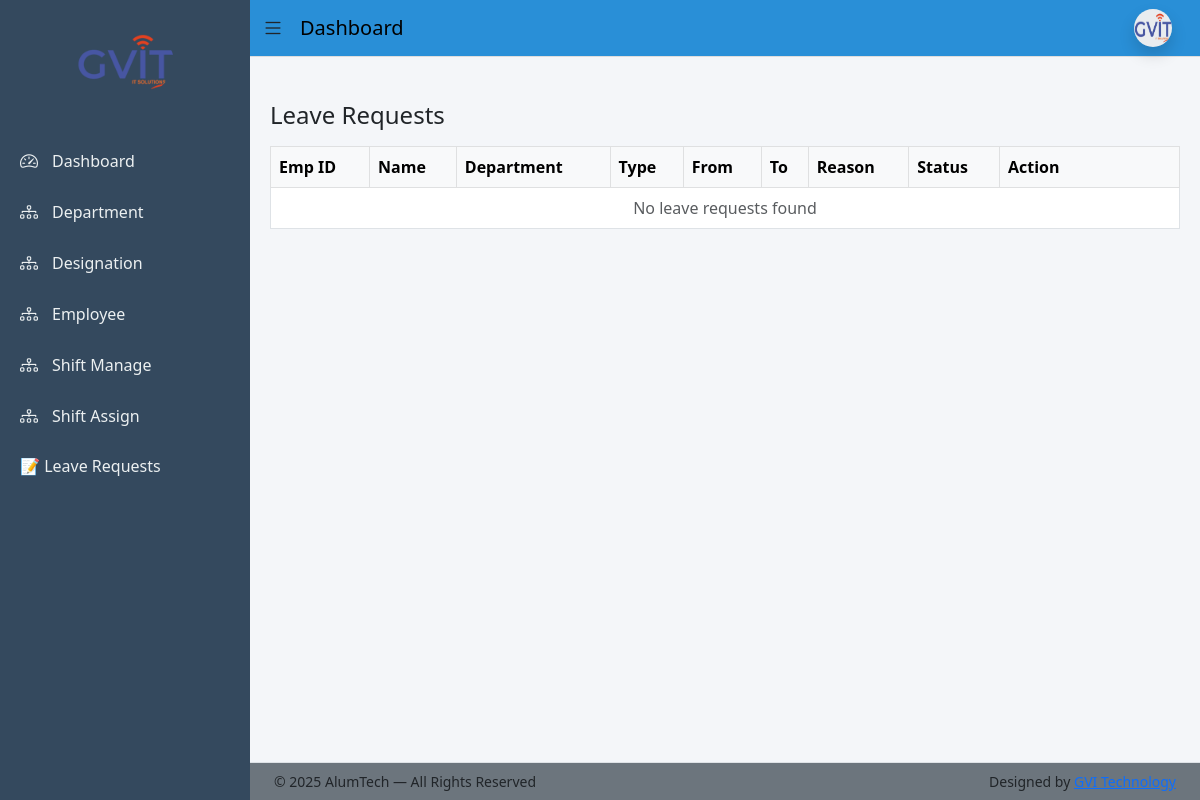
/leave/manage/ (signed in), run on an earlier commit of the app's database.
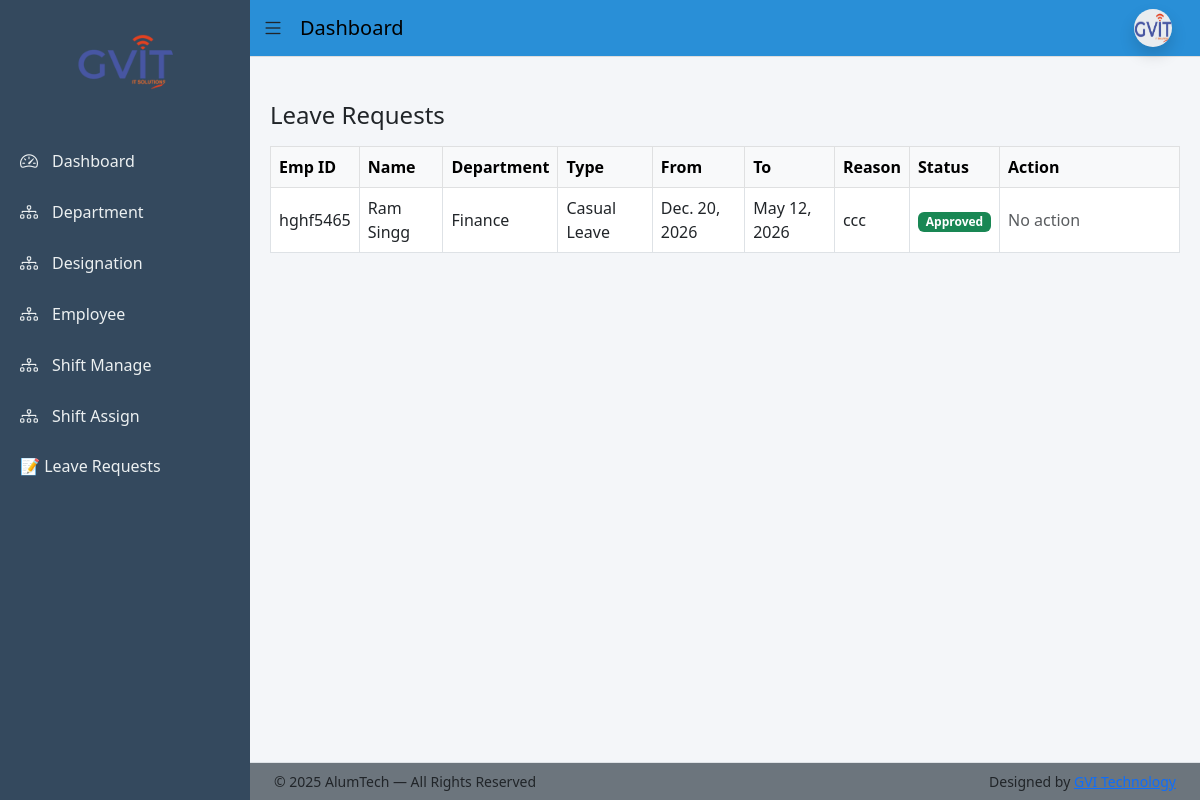
And on a later commit of the database.
### app/models.py (models this page shows, shortened)
class Leave(models.Model):
    LEAVE_TYPE_CHOICES = [
        ('CL', 'Casual Leave'),
        ('SL', 'Sick Leave'),
        ('PL', 'Paid Leave'),
    ]
    STATUS_CHOICES = [
        ('Pending', 'Pending'),
        ('Approved', 'Approved'),
        ('Rejected', 'Rejected'),
    ]
    employee = models.ForeignKey(
        Employee,
        on_delete=models.CASCADE,
        related_name='leaves'
    )
    leave_type = models.CharField(
        max_length=20,
        choices=LEAVE_TYPE_CHOICES
    )
    start_date = models.DateField()
    end_date = models.DateField()
    reason = models.TextField()
    status = models.CharField(
        max_length=20,
        choices=STATUS_CHOICES,
        default='Pending'
    )
    applied_at = models.DateTimeField(auto_now_add=True)
    reviewed_by = models.ForeignKey(
        User,
        on_delete=models.SET_NULL,
        null=True,
        blank=True
    )
    reviewed_at = models.DateTimeField(null=True, blank=True)

class Employee(models.Model):
    BLOOD_GROUP_CHOICES = [
        ('A+', 'A+'), ('A-', 'A-'),
        ('B+', 'B+'), ('B-', 'B-'),
        ('O+', 'O+'), ('O-', 'O-'),
        ('AB+', 'AB+'), ('AB-', 'AB-'),
    ]
    BACHELOR_CHOICES = [
        ('BCom', 'B.Com'),
        ('BSc', 'B.Sc'),
        ('BA', 'B.A'),
        ('BTech', 'B.Tech'),
    ]
    MASTER_CHOICES = [
        ('MCom', 'M.Com'),
        ('MSc', 'M.Sc'),
        ('MA', 'M.A'),
        ('MTech', 'M.Tech'),
    ]
    first_name = models.CharField(max_length=50)
    middle_name = models.CharField(max_length=50, blank=True)
    last_name = models.CharField(max_length=50)
    gender = models.CharField(max_length=10,choices=[('Male','Male'),('Female','Female'),('Other','Other')])
    blood_group = models.CharField(max_length=10, choices=BLOOD_GROUP_CHOICES, blank=True, null=True)
    date_of_birth = models.DateField(null=True, blank=True)
    father_name = models.CharField(max_length=100, blank=True)
    mother_name = models.CharField(max_length=100, blank=True)
    user = models.OneToOneField(User, on_delete=models.CASCADE, null=True, blank=True, related_name='employee_profile')
    email = models.EmailField(unique=True)
    contact_no = models.CharField(max_length=15)
    emergency_contact = models.CharField(max_length=15)
    address = models.TextField(blank=True, null=True)
    permanent_address = models.TextField(blank=True, null=True)
    bachelor_degree = models.CharField(max_length=10, choices=BACHELOR_CHOICES, blank=True, null=True)
    master_degree = models.CharField(max_length=10, choices=MASTER_CHOICES, blank=True, null=True)
    employee_id = models.CharField(max_length=20, unique=True)
    department = models.ForeignKey(Department, on_delete=models.PROTECT)
    designation = models.ForeignKey(Designation, on_delete=models.PROTECT)
    date_of_joining = models.DateField(blank=True, null=True)
    photo = models.ImageField(upload_to='employees/', blank=True, null=True)
    pan_no = models.CharField(max_length=10,blank=True,null=True)
    Aadhar_no = models.CharField(max_length=12,blank=True,null=True)
    Bank_name = models.CharField(max_length=50,blank=True,null=True)
    acc_no = models.CharField(max_length=15,blank=True,null=True)
    ifsc_no = models.CharField(max_length=15,blank=True,null=True)
    branch_name = models.CharField(max_length=50,blank=True,null=True)
    is_active = models.BooleanField(default=True)
    created_at = models.DateTimeField(auto_now_add=True)
    generated_at = models.DateField(blank=True, null=True)
    created_by = models.ForeignKey(User, on_delete=models.SET_NULL, null=True, blank=True, related_name='created_employees')
    def full_name(self):
        return f"{self.first_name} {self.middle_name} {self.last_name}".strip()

class Department(models.Model):
    name = models.CharField(max_length=100, unique=True)
    description = models.TextField(blank=True)

### app/views.py (the view)
# urls.py: path('leave/manage/', views.admin_leave_list, name='admin_leave_list'),
@login_required(login_url='login')
def admin_leave_list(request):
    leaves = Leave.objects.select_related(
        'employee__department',
        'employee__designation'
    ).order_by('-applied_at')
    return render(request, 'leave/admin_leave_list.html', {
        'leaves': leaves
    })

### templates/leave/admin_leave_list.html (shortened to what this page needs)
{% extends 'base_dashboard.html' %}
{% block content %}
<h4 class="mb-3">Leave Requests</h4>
<table class="table table-bordered align-middle">
  <thead class="table-light">
    <tr>
      <th>Emp ID</th>
      <th>Name</th>
      <th>Department</th>
      <th>Type</th>
      <th>From</th>
      <th>To</th>
      <th>Reason</th>
      <th>Status</th>
      <th width="180">Action</th>
    </tr>
  </thead>
  <tbody>
    {% for leave in leaves %}
    <tr>
      <td>{{ leave.employee.employee_id }}</td>
      <td>{{ leave.employee.full_name }}</td>
      <td>{{ leave.employee.department.name }}</td>
      <td>{{ leave.get_leave_type_display }}</td>
      <td>{{ leave.start_date }}</td>
      <td>{{ leave.end_date }}</td>
      <td>{{ leave.reason|truncatechars:40 }}</td>
      <td>
        <span class="badge
          {% if leave.status == 'Approved' %}bg-success
          {% elif leave.status == 'Rejected' %}bg-danger
          {% else %}bg-warning{% endif %}">
          {{ leave.status }}
        </span>
      </td>
      <td>
        {% if leave.status == 'Pending' %}
          <a href="{% url 'admin_leave_action' leave.id 'approve' %}"
             class="btn btn-success btn-sm">
            Approve
          </a>
          <a href="{% url 'admin_leave_action' leave.id 'reject' %}"
             class="btn btn-danger btn-sm">
            Reject
          </a>
        {% else %}
          <span class="text-muted">No action</span>
        {% endif %}
      </td>
    </tr>
    {% empty %}
    <tr>
      <td colspan="9" class="text-center text-muted">
        No leave requests found
      </td>
    </tr>
    {% endfor %}
  </tbody>
</table>
{% endblock %}

### templates/base_dashboard.html (shortened to what this page needs)
{% load static %}
<!doctype html>
<html lang="en">
  <head>
    <link
      href="https://cdn.jsdelivr.net/npm/bootstrap@5.3.0/dist/css/bootstrap.min.css"
      rel="stylesheet"
    />
    <link
      href="https://cdn.jsdelivr.net/npm/bootstrap-icons@1.11.1/font/bootstrap-icons.css"
      rel="stylesheet"
    />
    <link
      href="https://cdn.jsdelivr.net/npm/bootstrap-icons@1.11.3/font/bootstrap-icons.css"
      rel="stylesheet"
    />
    <link rel="stylesheet" href="{% static 'css/dashboard_style.css' %}" />
  </head>
  <body>
    <div class="sidebar" id="sidebar">
      <div class="sidebar-logo">
        <img src="{% static 'images/gvit.png' %}" alt="Logo" />
      </div>
      <a
        href="{% url 'dashboard' %}"
        class="{% if request.resolver_match.url_name == 'dashboard' %}active{% endif %}"
      >
        <i class="bi bi-speedometer2"></i>
        <span>Dashboard</span>
      </a>
      <a
        href="{% url 'department_list' %}"
        class="{% if request.resolver_match.url_name == 'department_list' %}active{% endif %}"
      >
        <i class="bi bi-diagram-3"></i>
        <span>Department</span>
      </a>
      <a
        href="{% url 'designation_list' %}"
        class="{% if request.resolver_match.url_name == 'designation_list' %}active{% endif %}"
      >
        <i class="bi bi-diagram-3"></i>
        <span>Designation</span>
      </a>
      <a
        href="{% url 'employee_list' %}"
        class="{% if request.resolver_match.url_name == 'employee_list' %}active{% endif %}"
      >
        <i class="bi bi-diagram-3"></i>
        <span>Employee</span>
      </a>
      <a
        href="{% url 'shift_list' %}"
        class="{% if request.resolver_match.url_name == 'shift_list' %}active{% endif %}"
      >
        <i class="bi bi-diagram-3"></i>
        <span>Shift Manage</span>
      </a>
      <a
        href="{% url 'shift_assign_list' %}"
        class="{% if request.resolver_match.url_name == 'shift_assign_list' %}active{% endif %}"
      >
        <i class="bi bi-diagram-3"></i>
        <span>Shift Assign</span>
      </a>
      <a href="{% url 'admin_leave_list' %}"> 📝 Leave Requests </a>
    </div>
    <nav class="navbar navbar-expand-lg navbar-custom" id="navbar">
      <div class="container-fluid">
        <i class="bi bi-list toggle-btn" onclick="toggleSidebar()"></i>
        <span class="navbar-brand ms-3">Dashboard</span>
        <div class="ms-auto d-flex align-items-center gap-3 me-3">
          <div class="dropdown">
            <a href="#" data-bs-toggle="dropdown">
              <img
                src="{% static 'images/gvit.png' %}"
                width="38"
                height="38"
                class="rounded-circle shadow bg-body-secondary"
                alt="Profile"
              />
            </a>
          </div>
        </div>
      </div>
    </nav>
    <div class="content mt-4" id="content">
      {% block content %}{% endblock %}
    </div>
    <footer id="footer" class="bg-secondary border-top fixed-bottom">
      <div class="container-fluid px-4">
        <div class="row align-items-center py-2">
          <div class="col-md-6 small">
            © 2025 AlumTech — All Rights Reserved
          </div>
          <div class="col-md-6 text-md-end small">
            Designed by
            <a href="https://www.gvitechnology.com/" target="_blank"
              >GVI Technology</a
            >
          </div>
        </div>
      </div>
    </footer>
  </body>
</html>

### static/css/dashboard_style.css (style rules this page uses)
body { overflow-x: hidden; background: #f4f6f9; }
.sidebar { width: 250px; height: 100vh; background: #34495e; position: fixed; top: 0; left: 0; padding-top: 20px; color: white; transition: all 0.3s ease; z-index: 1000; }
.sidebar-logo { display: flex; justify-content: center; align-items: center; margin-bottom: 32px; position: relative; }
.sidebar-logo img { max-width: 110px; height: auto; border-radius: 50%; padding: 6px; transition: all 0.35s ease; }
.sidebar-logo::after { content: "Your Bank Dashboard"; position: absolute; left: 80px; background: #2c3e50; color: #fff; padding: 6px 10px; border-radius: 4px; font-size: 12px; opacity: 0; pointer-events: none; white-space: nowrap; transition: 0.3s ease; }
.sidebar a { color: #ecf0f1; padding: 12px 20px; display: flex; align-items: center; gap: 12px; text-decoration: none; transition: 0.3s; white-space: nowrap; }
.sidebar a i { font-size: 18px; min-width: 20px; }
.navbar-custom { background: #298fd7; border-bottom: 1px solid #ddd; margin-left: 250px; transition: margin-left 0.3s ease; }
.toggle-btn { font-size: 22px; cursor: pointer; transition: 0.3s; }
.content { margin-left: 250px; padding: 20px; padding-bottom: 80px; transition: margin-left 0.3s ease; }
#footer { left: 250px; transition: left 0.3s ease; }

What changed in the data, as far as the page shows it:
added Leave: employee.employee_id "hghf5465", employee.full_name "Ram Singg", employee.department.name "Finance", leave_type "Casual Leave", start_date "Dec. 20, 2026", end_date "May 12, 2026", reason "ccc", status "Approved", shows "No action"
Also different on the page:
text no longer shown: "No leave requests found"
